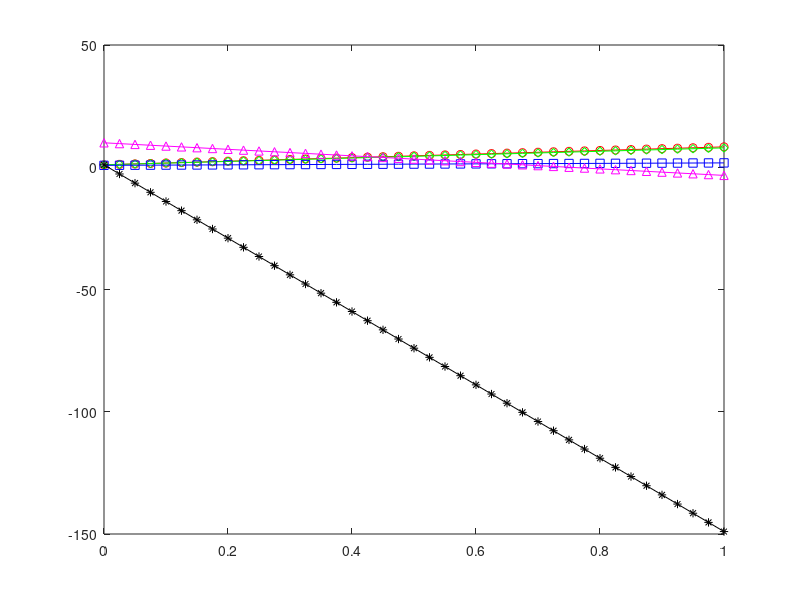

Source code (MATLAB):

function main

global p1 p2 p3 p4 p5 p6 p7 p8 p9 p10 p11 ...
    x y theta v w a_tw psi_tw delta_s delta_r Wc_aw Wp_aw gs gr 

% model 
p1 = 0.03
p2 = 40
p3 = 6000
p4 = 200
p5 = 1500
p6 = 0.5
p7 = 0.5
p8 = 2
p9 = 300
p10 = 400
p11 = 0.2

% time 
tspan = [0 1];

% intial conditions
x = 1
y = 1
theta = pi/4 
v = 10
w = 1

% input parameters
a_tw = 10
psi_tw = 100
delta_s = 1                                         %% todo 
delta_r = 1                                         %% todo

% computed parameters
Wc_aw = [(a_tw * cos(psi_tw - theta) - v) ...
         (a_tw * cos(psi_tw - theta) - v)]

Wp_aw = [abs(Wc_aw) ...
         atan(Wc_aw)]

gs = 1                                              %% todo
gr = 1                                              %% todo

% examples
% A = 1;
% B = 4;
%[t,y] = ode45(@(t,y) odefcn(t,y,A,B), tspan,[0 0.01]);   % to run internal function OR external function with additional arguments
%[t,y] = ode45(@(t,y) elastic(t,y), [0 12],[0 1 1]);      % to run internal function 
%[t,y] = ode45('rigid',[0 12],[0 1 1]);                   % to run external function without additional arguments

[t,y] = ode45(@(t,y) sailboat(t,y), tspan, [x y theta v w]);

plot(t,y(:,1),'r-o',t,y(:,2),'g-d', ...
    t,y(:,3),'b-s',t,y(:,4),'m-^',t,y(:,5),'k-*')

function dydt = sailboat(t,y)

global p1 p2 p3 p4 p5 p6 p7 p8 p9 p10 p11 ...
    x y theta v w a_tw psi_tw delta_s delta_r Wc_aw Wp_aw gs gr 

dydt = zeros(5,1);    % a column vector
dydt(1) = v * cos(theta) + p1 * a_tw * cos(psi_tw);
dydt(2) = v * sin(theta) + p1 * a_tw * sin(psi_tw);
dydt(3) = w;
dydt(4) = (gs * sin(delta_s) - gr * p11 * sin(delta_r) - p2 * v^2) / p9;
dydt(5) = (gs * (p6 - p7 * cos(delta_s)) - gr * p8 * cos(delta_r) - p3 ...
    * w * v) / p10;

% function dy = elastic(t,y)
% dy = zeros(3,1);    % a column vector
% dy(1) = y(1) * y(3);
% dy(2) = -y(3) * y(3);
% dy(3) = -0.51 * y(1) * y(2);
